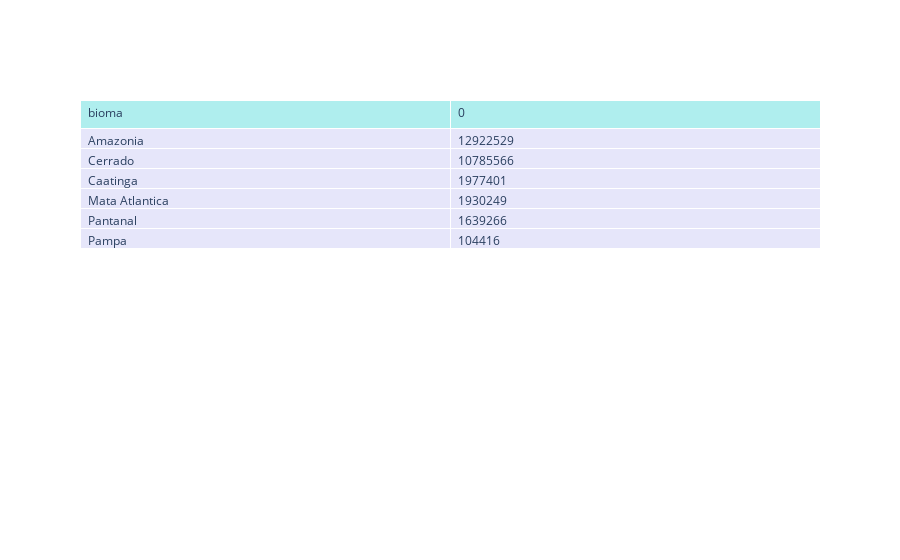

The cell this chart's notebook holds for it:
### Code cell
go.Figure(data=[go.Table(
    header=dict(values=list(quant.columns),
                fill_color='paleturquoise',
                align='left'),
    cells=dict(values=[quant['bioma'],quant[0]],
               fill_color='lavender',
               align='left'))
])

### Figure 1 — Plotly figure (JSON) as saved in the notebook; plotly's stock layout.template omitted (floating-point values rounded to 4 significant figures)
{"data": [{"cells": {"align": "left", "fill": {"color": "lavender"}, "values": [["Amazonia", "Cerrado", "Caatinga", "Mata Atlantica", "Pantanal", "Pampa"], [12922529, 10785566, 1977401, 1930249, 1639266, 104416]]}, "header": {"align": "left", "fill": {"color": "paleturquoise"}, "values": ["bioma", 0]}, "type": "table"}], "layout": {}}
